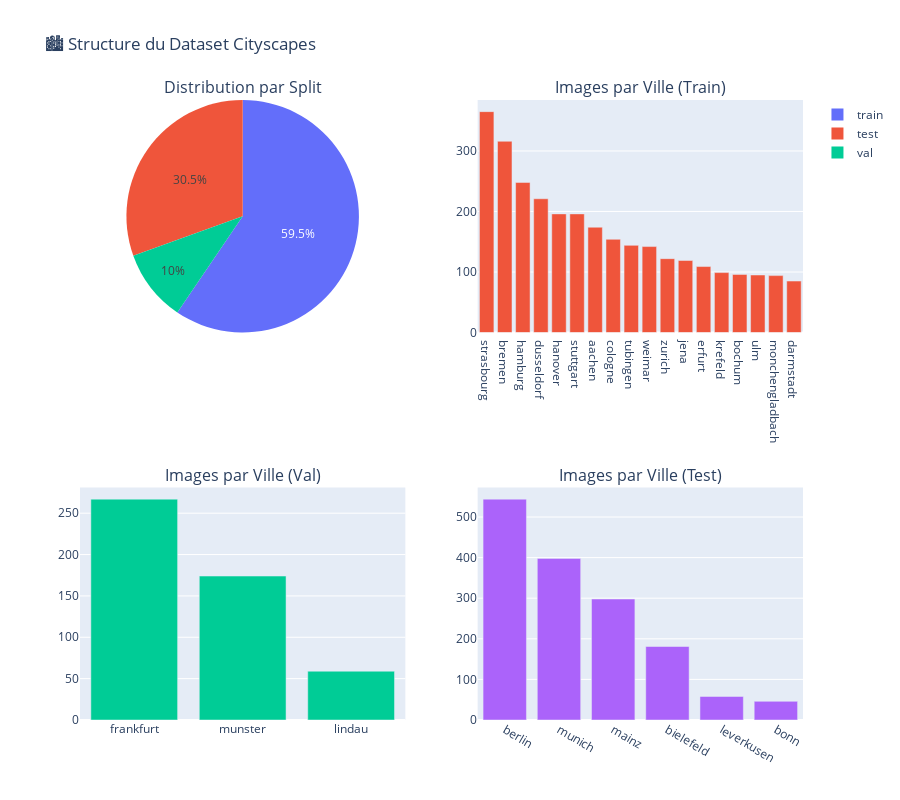

The notebook cell this image was saved under:
### Markdown cell above
## 📊 Visualisation de la Structure

Maintenant que nous avons collecté les données sur la structure, nous devons les visualiser pour mieux comprendre la répartition.

**Objectifs des visualisations** :
1. **Vue d'ensemble** : Répartition globale entre train/val/test
2. **Détail par ville** : Identifier les villes avec le plus/moins d'échantillons
3. **Équilibrage** : Détecter les déséquilibres qui pourraient affecter l'entraînement

**Types de graphiques utilisés** :
- **Camembert interactif** : Proportion des splits (train vs val vs test)
- **Barres horizontales** : Nombre d'images par ville pour chaque split
- **Statistiques descriptives** : Moyenne, médiane, écart-type par split

Ces visualisations nous aideront à :
- Planifier la stratégie d'échantillonnage
- Détecter les biais potentiels
- Justifier nos choix d'architecture de modèle

### Code cell
if gtfine_available:
    # Visualisation interactive de la distribution par ville
    fig = make_subplots(
        rows=2, cols=2,
        subplot_titles=['Distribution par Split', 'Images par Ville (Train)', 
                       'Images par Ville (Val)', 'Images par Ville (Test)'],
        specs=[[{"type": "pie"}, {"type": "bar"}],
               [{"type": "bar"}, {"type": "bar"}]]
    )
    
    # Pie chart pour les splits
    split_counts = df_structure.groupby('split')['n_images'].sum()
    fig.add_trace(
        go.Pie(labels=split_counts.index, values=split_counts.values, name="Split"),
        row=1, col=1
    )
    
    # Bar charts pour chaque split
    for i, split in enumerate(['train', 'val', 'test'], 2):
        split_data = df_structure[df_structure['split'] == split].sort_values('n_images', ascending=False)
        row = 1 if i == 2 else 2
        col = 2 if i == 2 else i - 2
        
        if not split_data.empty:
            fig.add_trace(
                go.Bar(x=split_data['city'], y=split_data['n_images'], 
                      name=f"{split.capitalize()}", showlegend=False),
                row=row, col=col
            )
    
    fig.update_layout(height=800, title_text="🏙️ Structure du Dataset Cityscapes")
    fig.write_html(FIGURES_DIR / "dataset_structure.html")
    fig.show()
    
    # Statistiques descriptives
    print("\n📊 STATISTIQUES DESCRIPTIVES:")
    print(df_structure.groupby('split')['n_images'].describe())

### Figure 1 — Plotly figure (JSON) as saved in the notebook; plotly's stock layout.template omitted (floating-point values rounded to 4 significant figures)
{"data": [{"domain": {"x": [0, 0.45], "y": [0.625, 1]}, "labels": ["test", "train", "val"], "name": "Split", "type": "pie", "values": [1525, 2975, 500]}, {"name": "Train", "showlegend": false, "type": "bar", "x": ["strasbourg", "bremen", "hamburg", "dusseldorf", "hanover", "stuttgart", "aachen", "cologne", "tubingen", "weimar", "zurich", "jena", "erfurt", "krefeld", "bochum", "ulm", "monchengladbach", "darmstadt"], "xaxis": "x", "y": [365, 316, 248, 221, 196, 196, 174, 154, 144, 142, 122, 119, 109, 99, 96, 95, 94, 85], "yaxis": "y"}, {"name": "Val", "showlegend": false, "type": "bar", "x": ["frankfurt", "munster", "lindau"], "xaxis": "x2", "y": [267, 174, 59], "yaxis": "y2"}, {"name": "Test", "showlegend": false, "type": "bar", "x": ["berlin", "munich", "mainz", "bielefeld", "leverkusen", "bonn"], "xaxis": "x3", "y": [544, 398, 298, 181, 58, 46], "yaxis": "y3"}], "layout": {"annotations": [{"font": {"size": 16}, "showarrow": false, "text": "Distribution par Split", "x": 0.225, "xanchor": "center", "xref": "paper", "y": 1, "yanchor": "bottom", "yref": "paper"}, {"font": {"size": 16}, "showarrow": false, "text": "Images par Ville (Train)", "x": 0.775, "xanchor": "center", "xref": "paper", "y": 1, "yanchor": "bottom", "yref": "paper"}, {"font": {"size": 16}, "showarrow": false, "text": "Images par Ville (Val)", "x": 0.225, "xanchor": "center", "xref": "paper", "y": 0.375, "yanchor": "bottom", "yref": "paper"}, {"font": {"size": 16}, "showarrow": false, "text": "Images par Ville (Test)", "x": 0.775, "xanchor": "center", "xref": "paper", "y": 0.375, "yanchor": "bottom", "yref": "paper"}], "height": 800, "title": {"text": "🏙️ Structure du Dataset Cityscapes"}, "xaxis": {"anchor": "y", "domain": [0.55, 1]}, "xaxis2": {"anchor": "y2", "domain": [0, 0.45]}, "xaxis3": {"anchor": "y3", "domain": [0.55, 1]}, "yaxis": {"anchor": "x", "domain": [0.625, 1]}, "yaxis2": {"anchor": "x2", "domain": [0, 0.375]}, "yaxis3": {"anchor": "x3", "domain": [0, 0.375]}}}
